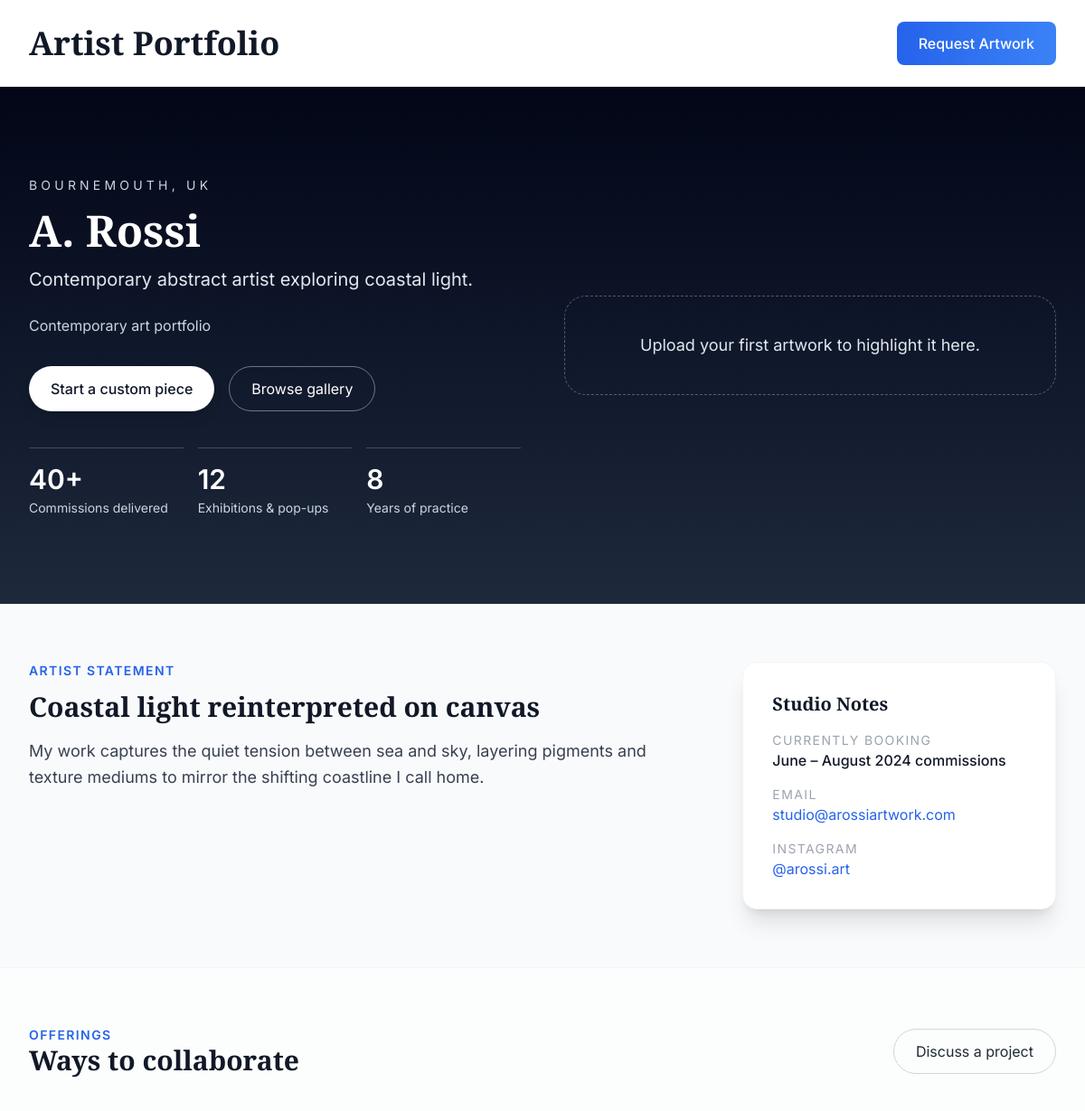
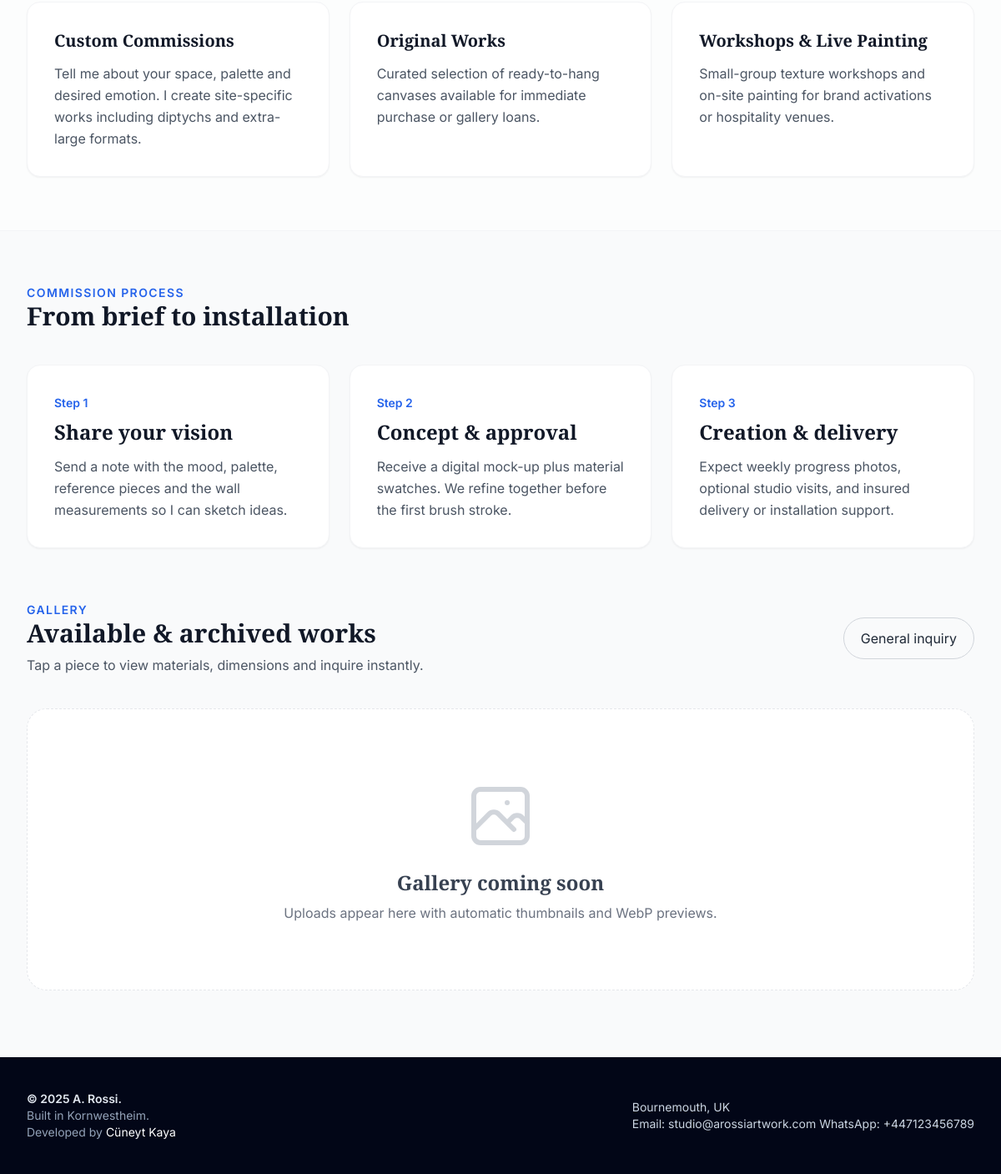
The page / on the database its author committed (2 pictures, top to bottom).
### tables this page shows
CREATE TABLE `settings` (
  `id` INT UNSIGNED AUTO_INCREMENT PRIMARY KEY,
  `setting_key` VARCHAR(50) UNIQUE NOT NULL,
  `setting_value` TEXT,
  `setting_type` ENUM('text', 'number', 'boolean', 'email', 'phone') DEFAULT 'text',
  `description` VARCHAR(255),
  `updated_at` TIMESTAMP DEFAULT CURRENT_TIMESTAMP ON UPDATE CURRENT_TIMESTAMP,
  INDEX `idx_key` (`setting_key`)
);

### includes/config.php (called while the page is built, shortened)
<?php
function h($string) {
    return htmlspecialchars($string, ENT_QUOTES, 'UTF-8');
}
function get_setting($key, $default = '') {
    global $pdo;
    try {
        $stmt = $pdo->prepare("SELECT setting_value FROM settings WHERE setting_key = ?");
        $stmt->execute([$key]);
        $value = $stmt->fetchColumn();
        return $value !== false ? $value : $default;
    } catch (PDOException $e) {
        return $default;
    }
}

### index.php (the view, shortened to what this page needs)
<?php
require_once APP_ROOT . '/includes/config.php';
require_once APP_ROOT . '/includes/db.php';
$artworks = $db->fetchAll("
    SELECT * FROM artworks
    WHERE is_published = 1
    ORDER BY sort_order ASC, created_at DESC
");
$siteTitle = get_setting('site_title', 'Artist Portfolio');
$siteDescription = get_setting('site_description', 'Contemporary art portfolio');
$enableInquiries = get_setting('enable_inquiries', '1');
$artistName = get_setting('artist_name', 'A. Rossi');
$artistLocation = get_setting('artist_location', 'Bournemouth, UK');
$artistTagline = get_setting('artist_tagline', 'Contemporary abstract artist exploring coastal light.');
$artistStatement = get_setting('artist_statement', 'My work captures the quiet tension between sea and sky, layering pigments and texture mediums to mirror the shifting coastline I call home.');
$artistEmailPublic = get_setting('public_email', 'studio@arossiartwork.com');
$artistInstagram = get_setting('instagram_handle', '@arossi.art');
$instagramHandleLink = ltrim($artistInstagram, '@');
$whatsappPhone = get_setting('whatsapp_phone', '+447123456789');
$statHighlights = [
    [
        'label' => 'Commissions delivered',
        'value' => get_setting('stat_commissions', '40+')
    ],
    [
        'label' => 'Exhibitions & pop-ups',
        'value' => get_setting('stat_exhibitions', '12')
    ],
    [
        'label' => 'Years of practice',
        'value' => get_setting('stat_years_active', '8')
    ],
];
$servicesOffered = [
    [
        'title' => 'Custom Commissions',
        'description' => 'Tell me about your space, palette and desired emotion. I create site-specific works including diptychs and extra-large formats.'
    ],
    [
        'title' => 'Original Works',
        'description' => 'Curated selection of ready-to-hang canvases available for immediate purchase or gallery loans.'
    ],
    [
        'title' => 'Workshops & Live Painting',
        'description' => 'Small-group texture workshops and on-site painting for brand activations or hospitality venues.'
    ],
];
$commissionSteps = [
    [
        'title' => 'Share your vision',
        'description' => 'Send a note with the mood, palette, reference pieces and the wall measurements so I can sketch ideas.'
    ],
    [
        'title' => 'Concept & approval',
        'description' => 'Receive a digital mock-up plus material swatches. We refine together before the first brush stroke.'
    ],
    [
        'title' => 'Creation & delivery',
        'description' => 'Expect weekly progress photos, optional studio visits, and insured delivery or installation support.'
    ],
];
$featuredArtwork = null;
?>
<!DOCTYPE html>
<html lang="en">
<head>
    <script src="https://cdn.tailwindcss.com"></script>
</head>
<body class="bg-gray-50">
    <header class="bg-white shadow-sm sticky top-0 z-40">
        <div class="max-w-7xl mx-auto px-4 sm:px-6 lg:px-8 py-6">
            <div class="flex justify-between items-center">
                <h1 class="text-3xl md:text-4xl font-bold text-gray-900">
                    <?php echo h($siteTitle); ?>
                </h1>
                <?php if ($enableInquiries): ?>
                    <button
                        onclick="openInquiryModal()"
                        class="bg-gradient-to-r from-blue-600 to-blue-500 text-white px-6 py-3 rounded-lg font-medium hover:from-blue-700 hover:to-blue-600 transition transform hover:scale-105 active:scale-95"
                    >
                        Request Artwork
                    </button>
                <?php endif; ?>
            </div>
        </div>
    </header>
    <main>
        <section class="bg-gradient-to-b from-slate-950 via-slate-900 to-slate-800 text-white">
            <div class="max-w-7xl mx-auto px-4 sm:px-6 lg:px-8 py-16 lg:py-24">
                <div class="grid lg:grid-cols-2 gap-12 items-center">
                    <div>
                        <p class="inline-flex items-center text-sm uppercase tracking-[0.3em] text-slate-300 mb-4">
                            <?php echo h($artistLocation); ?>
                        </p>
                        <h2 class="text-4xl md:text-5xl font-bold text-white leading-tight">
                            <?php echo h($artistName); ?>
                        </h2>
                        <p class="text-xl text-slate-200 mt-4">
                            <?php echo h($artistTagline); ?>
                        </p>
                        <p class="text-slate-300 mt-6 leading-relaxed">
                            <?php echo h($siteDescription); ?>
                        </p>
                        <div class="mt-8 flex flex-wrap gap-4">
                            <?php if ($enableInquiries): ?>
                                <button onclick="openInquiryModal()" class="px-6 py-3 bg-white text-slate-900 rounded-full font-medium shadow-lg hover:-translate-y-0.5 transition">
                                    Start a custom piece
                                </button>
                            <?php endif; ?>
                            <a href="#gallery" class="px-6 py-3 border border-white/40 text-white rounded-full hover:bg-white/10 transition">
                                Browse gallery
                            </a>
                        </div>
                        <div class="mt-10 grid grid-cols-3 gap-4">
                            <?php foreach ($statHighlights as $stat): ?>
                                <div class="border-t border-white/20 pt-4">
                                    <div class="text-3xl font-semibold text-white">
                                        <?php echo h($stat['value']); ?>
                                    </div>
                                    <p class="text-sm text-slate-300 mt-1">
                                        <?php echo h($stat['label']); ?>
                                    </p>
                                </div>
                            <?php endforeach; ?>
                        </div>
                    </div>
                    <div class="relative">
                        <?php if ($featuredArtwork): ?>
                            <div class="bg-white/10 backdrop-blur rounded-3xl p-4 shadow-2xl">
                                <div class="rounded-2xl overflow-hidden aspect-[4/5] bg-slate-800">
                                    <picture>
                                        <source srcset="<?php echo SITE_URL . '/uploads/webp/' . h($featuredArtwork['webp_filename']); ?>" type="image/webp">
                                        <img src="<?php echo SITE_URL . '/uploads/artworks/' . h($featuredArtwork['filename']); ?>" alt="<?php echo h($featuredArtwork['title']); ?>" class="w-full h-full object-cover">
                                    </picture>
                                </div>
                                <div class="mt-4">
                                    <p class="text-sm uppercase tracking-widest text-slate-300">Featured work</p>
                                    <h3 class="text-2xl font-semibold text-white"><?php echo h($featuredArtwork['title']); ?></h3>
                                    <p class="text-slate-300 text-sm mt-1">
                                        <?php echo h($featuredArtwork['year']); ?> <?php echo $featuredArtwork['technique'] ? '• ' . h($featuredArtwork['technique']) : ''; ?>
                                    </p>
                                </div>
                            </div>
                        <?php else: ?>
                            <div class="rounded-3xl border border-dashed border-white/30 p-10 text-center">
                                <p class="text-lg text-slate-200">Upload your first artwork to highlight it here.</p>
                            </div>
                        <?php endif; ?>
                    </div>
                </div>
            </div>
        </section>
        <section class="max-w-7xl mx-auto px-4 sm:px-6 lg:px-8 py-16">
            <div class="grid lg:grid-cols-3 gap-12">
                <div class="lg:col-span-2">
                    <p class="text-sm font-semibold text-blue-600 uppercase tracking-widest mb-3">Artist Statement</p>
                    <h2 class="text-3xl font-bold text-gray-900 mb-4">Coastal light reinterpreted on canvas</h2>
                    <p class="text-lg text-gray-700 leading-relaxed">
                        <?php echo h($artistStatement); ?>
                    </p>
                </div>
                <div class="bg-white rounded-2xl shadow-xl p-8 border border-gray-100">
                    <h3 class="text-xl font-semibold text-gray-900 mb-4">Studio Notes</h3>
                    <ul class="space-y-4 text-gray-600">
                        <li>
                            <span class="block text-sm uppercase tracking-widest text-gray-400">Currently booking</span>
                            <span class="text-gray-900 font-medium">June – August 2024 commissions</span>
                        </li>
                        <li>
                            <span class="block text-sm uppercase tracking-widest text-gray-400">Email</span>
                            <a href="mailto:<?php echo h($artistEmailPublic); ?>" class="text-blue-600 hover:underline"><?php echo h($artistEmailPublic); ?></a>
                        </li>
                        <li>
                            <span class="block text-sm uppercase tracking-widest text-gray-400">Instagram</span>
                            <a href="https://instagram.com/<?php echo h($instagramHandleLink); ?>" target="_blank" class="text-blue-600 hover:underline">
                                <?php echo h($artistInstagram); ?>
                            </a>
                        </li>
                    </ul>
                </div>
            </div>
        </section>
        <section class="bg-white/60 border-y border-gray-100 py-16">
            <div class="max-w-7xl mx-auto px-4 sm:px-6 lg:px-8">
                <div class="flex flex-col md:flex-row md:items-center md:justify-between gap-6 mb-10">
                    <div>
                        <p class="text-sm font-semibold text-blue-600 uppercase tracking-widest">Offerings</p>
                        <h2 class="text-3xl font-bold text-gray-900">Ways to collaborate</h2>
                    </div>
                    <?php if ($enableInquiries): ?>
                        <button onclick="openInquiryModal()" class="px-6 py-3 border border-gray-300 rounded-full text-gray-800 hover:bg-gray-50">Discuss a project</button>
                    <?php endif; ?>
                </div>
                <div class="grid md:grid-cols-3 gap-6">
                    <?php foreach ($servicesOffered as $service): ?>
                        <div class="bg-white rounded-2xl p-8 shadow-sm border border-gray-100 hover:-translate-y-1 hover:shadow-lg transition">
                            <h3 class="text-xl font-semibold text-gray-900 mb-3"><?php echo h($service['title']); ?></h3>
                            <p class="text-gray-600 leading-relaxed"><?php echo h($service['description']); ?></p>
                        </div>
                    <?php endforeach; ?>
                </div>
            </div>
        </section>
        <section class="max-w-7xl mx-auto px-4 sm:px-6 lg:px-8 py-16">
            <div class="mb-10">
                <p class="text-sm font-semibold text-blue-600 uppercase tracking-widest">Commission process</p>
                <h2 class="text-3xl font-bold text-gray-900">From brief to installation</h2>
            </div>
            <div class="grid md:grid-cols-3 gap-6">
                <?php foreach ($commissionSteps as $index => $step): ?>
                    <div class="bg-white rounded-2xl p-8 shadow-sm border border-gray-100">
                        <span class="text-sm font-semibold text-blue-600">Step <?php echo $index + 1; ?></span>
                        <h3 class="text-2xl font-semibold text-gray-900 mt-2"><?php echo h($step['title']); ?></h3>
                        <p class="text-gray-600 mt-3 leading-relaxed"><?php echo h($step['description']); ?></p>
                    </div>
                <?php endforeach; ?>
            </div>
        </section>
        <section id="gallery" class="max-w-7xl mx-auto px-4 sm:px-6 lg:px-8 pb-20">
            <div class="flex flex-col lg:flex-row lg:items-center lg:justify-between gap-6 mb-10">
                <div>
                    <p class="text-sm font-semibold text-blue-600 uppercase tracking-widest">Gallery</p>
                    <h2 class="text-3xl font-bold text-gray-900">Available & archived works</h2>
                    <p class="text-gray-600 mt-2">Tap a piece to view materials, dimensions and inquire instantly.</p>
                </div>
                <?php if ($enableInquiries): ?>
                    <button onclick="openInquiryModal()" class="px-5 py-3 border border-gray-300 rounded-full text-gray-800 hover:bg-gray-50">General inquiry</button>
                <?php endif; ?>
            </div>
            <?php if (empty($artworks)): ?>
                <div class="text-center py-20 bg-white rounded-3xl border border-dashed border-gray-200">
                    <h3 class="text-2xl font-bold text-gray-700 mb-2">Gallery coming soon</h3>
                    <p class="text-gray-500">Uploads appear here with automatic thumbnails and WebP previews.</p>
                </div>
            <?php endif; ?>
        </section>
    </main>
    <footer class="bg-slate-950 text-slate-200">
        <div class="max-w-7xl mx-auto px-4 sm:px-6 lg:px-8 py-10 flex flex-col md:flex-row md:items-center md:justify-between gap-6 text-sm">
            <div>
                <p class="font-semibold">© <?php echo date('Y'); ?> <?php echo h($artistName); ?>.</p>
                <p class="text-slate-400">Built in Kornwestheim.</p>
                <p class="text-slate-400">Developed by <a href="https://kayacuneyt.com" target="_blank" class="text-white underline-offset-4 hover:underline">Cüneyt Kaya</a></p>
            </div>
            <div class="space-y-2 text-slate-300">
                <p><?php echo h($artistLocation); ?></p>
                <a href="mailto:<?php echo h($artistEmailPublic); ?>" class="hover:text-white">Email: <?php echo h($artistEmailPublic); ?></a>
                <a href="https://api.whatsapp.com/send?phone=<?php echo urlencode($whatsappPhone); ?>" target="_blank" class="hover:text-white">WhatsApp: <?php echo h($whatsappPhone); ?></a>
            </div>
        </div>
    </footer>
</body>
</html>

### index.php (style rules this page uses)
body { font-family: 'Inter', sans-serif; }
h1, h2, h3, h4 { font-family: 'Playfair Display', serif; }

### rows shown on the page
settings: setting_value "Artist Portfolio"
settings: setting_value "Contemporary art portfolio"
settings: setting_value "+447123456789"

### other values the page prints
$artistLocation "BOURNEMOUTH, UK"
$artistName "A. Rossi"
$artistTagline "Contemporary abstract artist exploring coastal light."
$stat['value'] "40+"
$stat['label'] "Commissions delivered"
$stat['value'] "12"
$stat['label'] "Exhibitions & pop-ups"
$stat['value'] "8"
$stat['label'] "Years of practice"
$artistStatement "My work captures the quiet tension between sea and sky, layering pigments and texture mediums to mirror the shifting coastline I call home."
$artistEmailPublic "studio@arossiartwork.com"
$artistInstagram "@arossi.art"
$service['title'] "Custom Commissions"
$service['description'] "Tell me about your space, palette and desired emotion. I create site-specific works including diptychs and extra-large formats."
$service['title'] "Original Works"
